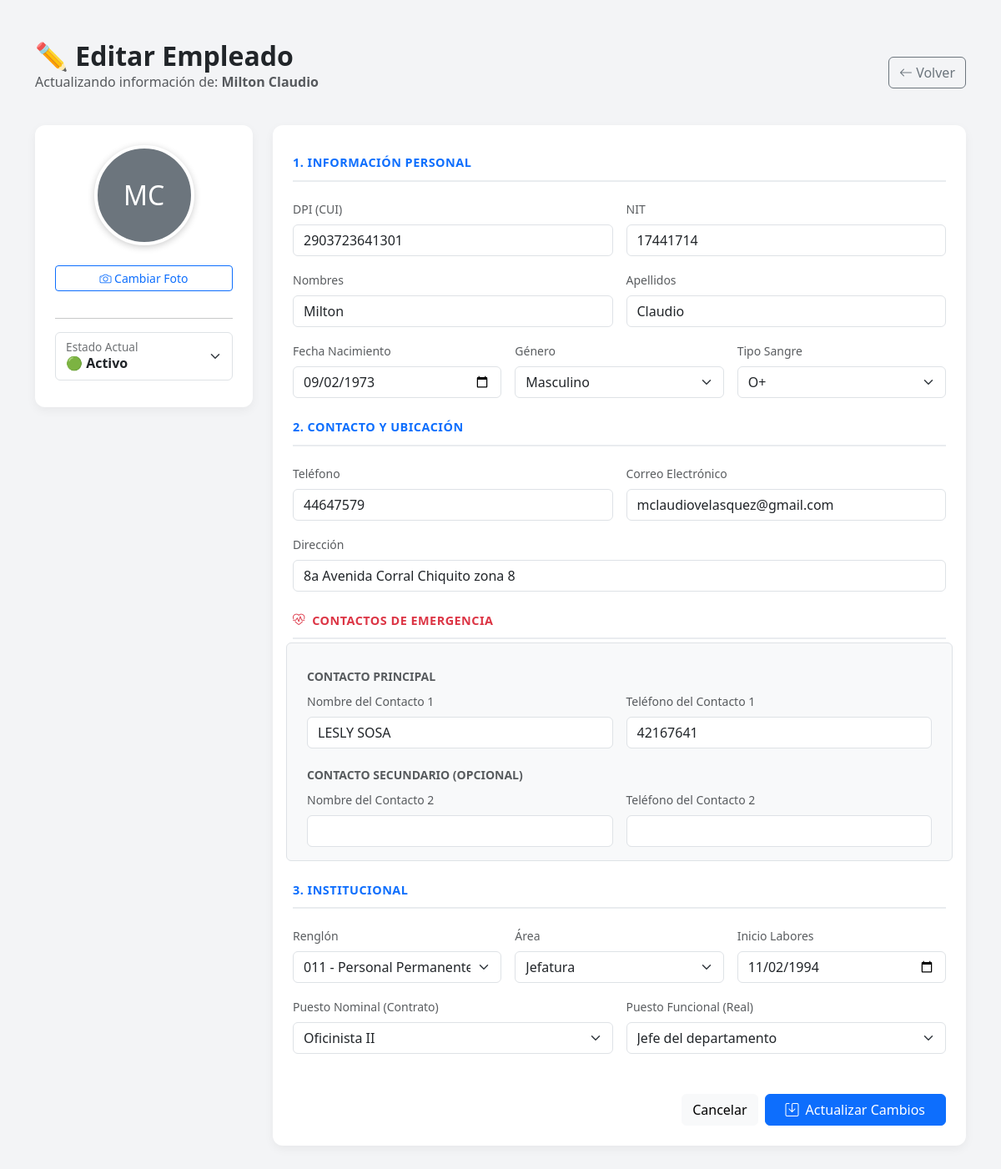
Screenshot of /editar_empleado.php?id=7 (signed in) with the database file from the repository.
### tables this page shows
CREATE TABLE `empleados` (
  `id` int(11) NOT NULL,
  `dpi` varchar(15) NOT NULL,
  `nit` varchar(15) DEFAULT NULL,
  `nombres` varchar(100) NOT NULL,
  `apellidos` varchar(100) NOT NULL,
  `fecha_nacimiento` date NOT NULL,
  `genero` enum('M','F') NOT NULL,
  `tipo_sangre` varchar(5) DEFAULT NULL,
  `telefono` varchar(20) NOT NULL,
  `correo_electronico` varchar(100) DEFAULT NULL,
  `direccion` text NOT NULL,
  `departamento` varchar(100) DEFAULT NULL,
  `municipio` varchar(100) DEFAULT NULL,
  `contacto_emergencia_nombre` varchar(100) DEFAULT NULL,
  `contacto_emergencia_telefono` varchar(20) DEFAULT NULL,
  `contacto_emergencia_nombre2` varchar(100) DEFAULT NULL,
  `contacto_emergencia_telefono2` varchar(100) DEFAULT NULL,
  `fecha_inicio_labores` date NOT NULL,
  `fecha_ultimo_ascenso` date DEFAULT NULL,
  `id_renglon` int(11) NOT NULL,
  `id_area` int(11) NOT NULL,
  `id_puesto_nominal` int(11) NOT NULL,
  `id_puesto_funcional` int(11) NOT NULL,
  `foto_perfil` varchar(255) DEFAULT NULL,
  `estado` enum('Activo','Suspendido','Vacaciones','Baja') DEFAULT 'Activo',
  `creado_por` varchar(50) DEFAULT NULL,
  `created_at` timestamp NOT NULL DEFAULT current_timestamp(),
  `updated_at` timestamp NOT NULL DEFAULT current_timestamp() ON UPDATE current_timestamp()
);

CREATE TABLE `catalogo_renglones` (
  `id` int(11) NOT NULL,
  `codigo` varchar(10) NOT NULL,
  `descripcion` varchar(100) NOT NULL
);

CREATE TABLE `catalogo_areas` (
  `id` int(11) NOT NULL,
  `nombre` varchar(100) NOT NULL,
  `descripcion` text DEFAULT NULL
);

CREATE TABLE `catalogo_puestos_nominales` (
  `id` int(11) NOT NULL,
  `codigo` varchar(20) DEFAULT NULL,
  `nombre` varchar(100) NOT NULL
);

CREATE TABLE `catalogo_cargos` (
  `id` int(11) NOT NULL,
  `nombre` varchar(100) NOT NULL
);

### editar_empleado.php (the view, shortened to what this page needs)
<?php
require_once 'config/db.php';
$id_empleado = $_GET['id'];
try {
    $stmt = $pdo->prepare("SELECT * FROM empleados WHERE id = ?");
    $stmt->execute([$id_empleado]);
    $emp = $stmt->fetch(PDO::FETCH_ASSOC);
    $renglones = $pdo->query("SELECT * FROM catalogo_renglones ORDER BY codigo ASC")->fetchAll();
    $areas = $pdo->query("SELECT * FROM catalogo_areas ORDER BY nombre ASC")->fetchAll();
    $cargos_nominales = $pdo->query("SELECT * FROM catalogo_puestos_nominales ORDER BY nombre ASC")->fetchAll();
    $cargos_funcionales = $pdo->query("SELECT * FROM catalogo_cargos ORDER BY nombre ASC")->fetchAll();
} catch (PDOException $e) {
    die("Error: " . $e->getMessage());
}
?>
<!DOCTYPE html>
<html lang="es">
<head>
    <link href="https://cdn.jsdelivr.net/npm/bootstrap@5.3.0/dist/css/bootstrap.min.css" rel="stylesheet">
    <link rel="stylesheet" href="https://cdn.jsdelivr.net/npm/bootstrap-icons@1.10.0/font/bootstrap-icons.css">
</head>
<body>
<div class="container py-5">
    <div class="d-flex justify-content-between align-items-center mb-4">
        <div>
            <h2 class="fw-bold text-dark mb-0">✏️ Editar Empleado</h2>
            <p class="text-muted">Actualizando información de: <strong><?= $emp['nombres'] ?> <?= $emp['apellidos'] ?></strong></p>
        </div>
        <a href="index.php" class="btn btn-outline-secondary"><i class="bi bi-arrow-left"></i> Volver</a>
    </div>
    <form action="actualizar_empleado.php" method="POST" enctype="multipart/form-data" class="needs-validation" novalidate>
        <div class="row">
            <div class="col-lg-3 mb-4">
                <div class="card p-4 text-center sticky-top" style="top: 20px; z-index: 1;">
                    <div class="mb-3 position-relative" id="contenedor-foto">
                        <?php if (!empty($emp['foto_perfil']) && file_exists("imagenes/perfiles/" . $emp['foto_perfil'])): ?>
                            <img src="imagenes/perfiles/<?= $emp['foto_perfil'] ?>" class="img-preview mb-2" id="previewImg">
                        <?php else: ?>
                            <div id="initialsAvatar" class="img-preview d-flex align-items-center justify-content-center bg-secondary text-white mx-auto mb-2" style="font-size: 2rem;">
                                <?= strtoupper(substr($emp['nombres'], 0, 1) . substr($emp['apellidos'], 0, 1)) ?>
                            </div>
                        <?php endif; ?>
                    </div>
                    <label class="btn btn-sm btn-outline-primary mb-3">
                        <i class="bi bi-camera"></i> Cambiar Foto
                    </label>
                    <hr>
                    <div class="form-floating mb-2">
                        <select class="form-select fw-bold" id="estado" name="estado" required>
                            <option value="Activo" <?= $emp['estado'] == 'Activo' ? 'selected' : '' ?>>🟢 Activo</option>
                        </select>
                        <label for="estado">Estado Actual</label>
                    </div>
                </div>
            </div>
            <div class="col-lg-9">
                <div class="card p-4">
                    <div class="section-title text-primary">1. Información Personal</div>
                    <div class="row g-3">
                        <div class="col-md-6">
                            <label class="form-label text-muted small">DPI (CUI)</label>
                            <input type="text" class="form-control" name="dpi" value="<?= $emp['dpi'] ?>" required pattern="\d{13}">
                        </div>
                        <div class="col-md-6">
                            <label class="form-label text-muted small">NIT</label>
                            <input type="text" class="form-control" name="nit" value="<?= $emp['nit'] ?>">
                        </div>
                        <div class="col-md-6">
                            <label class="form-label text-muted small">Nombres</label>
                            <input type="text" class="form-control" name="nombres" value="<?= $emp['nombres'] ?>" required>
                        </div>
                        <div class="col-md-6">
                            <label class="form-label text-muted small">Apellidos</label>
                            <input type="text" class="form-control" name="apellidos" value="<?= $emp['apellidos'] ?>" required>
                        </div>
                        <div class="col-md-4">
                            <label class="form-label text-muted small">Fecha Nacimiento</label>
                            <input type="date" class="form-control" name="fecha_nacimiento" value="<?= $emp['fecha_nacimiento'] ?>" required>
                        </div>
                        <div class="col-md-4">
                            <label class="form-label text-muted small">Género</label>
                            <select class="form-select" name="genero" required>
                                <option value="M" <?= $emp['genero'] == 'M' ? 'selected' : '' ?>>Masculino</option>
                            </select>
                        </div>
                        <div class="col-md-4">
                            <label class="form-label text-muted small">Tipo Sangre</label>
                            <select class="form-select" name="tipo_sangre">
                                <?php
                                $tipos = ['O+', 'O-', 'A+', 'A-', 'B+', 'B-', 'AB+', 'AB-'];
                                foreach($tipos as $t): ?>
                                    <option value="<?= $t ?>" <?= $emp['tipo_sangre'] == $t ? 'selected' : '' ?>><?= $t ?></option>
                                <?php endforeach; ?>
                            </select>
                        </div>
                    </div>
<div class="section-title text-primary mt-4">2. Contacto y Ubicación</div>
                    <div class="row g-3">
                        <div class="col-md-6">
                            <label class="form-label text-muted small">Teléfono</label>
                            <input type="tel" class="form-control" name="telefono" value="<?= $emp['telefono'] ?>" required>
                        </div>
                        <div class="col-md-6">
                            <label class="form-label text-muted small">Correo Electrónico</label>
                            <input type="email" class="form-control" name="correo_electronico" value="<?= $emp['correo_electronico'] ?>">
                        </div>
                        <div class="col-12">
                            <label class="form-label text-muted small">Dirección</label>
                            <input type="text" class="form-control" name="direccion" value="<?= $emp['direccion'] ?>" required>
                        </div>
                    </div>
                    <div class="section-title text-danger mt-4"><i class="bi bi-heart-pulse me-1"></i> Contactos de Emergencia</div>
                    <div class="row g-3 bg-light p-3 rounded border">
                        <div class="col-12 mb-0">
                            <h6 class="text-muted small text-uppercase fw-bold m-0">Contacto Principal</h6>
                        </div>
                        <div class="col-md-6 mt-2">
                            <label class="form-label text-muted small">Nombre del Contacto 1</label>
                            <input type="text" class="form-control" name="contacto_emergencia_nombre" value="<?= $emp['contacto_emergencia_nombre'] ?>">
                        </div>
                        <div class="col-md-6 mt-2">
                            <label class="form-label text-muted small">Teléfono del Contacto 1</label>
                            <input type="tel" class="form-control" name="contacto_emergencia_telefono" value="<?= $emp['contacto_emergencia_telefono'] ?>">
                        </div>
                        <div class="col-12 mt-4 mb-0">
                            <h6 class="text-muted small text-uppercase fw-bold m-0">Contacto Secundario (Opcional)</h6>
                        </div>
                        <div class="col-md-6 mt-2">
                            <label class="form-label text-muted small">Nombre del Contacto 2</label>
                            <input type="text" class="form-control" name="contacto_emergencia_nombre2" value="<?= $emp['contacto_emergencia_nombre2'] ?>">
                        </div>
                        <div class="col-md-6 mt-2">
                            <label class="form-label text-muted small">Teléfono del Contacto 2</label>
                            <input type="tel" class="form-control" name="contacto_emergencia_telefono2" value="<?= $emp['contacto_emergencia_telefono2'] ?>">
                        </div>
                    </div>
                    <div class="section-title text-primary mt-4">3. Institucional</div>
                    <div class="row g-3">
                        <div class="col-md-4">
                            <label class="form-label text-muted small">Renglón</label>
                            <select class="form-select" name="id_renglon" required>
                                <?php foreach($renglones as $r): ?>
                                    <option value="<?= $r['id'] ?>" <?= $emp['id_renglon'] == $r['id'] ? 'selected' : '' ?>>
                                        <?= $r['codigo'] ?> - <?= $r['descripcion'] ?>
                                    </option>
                                <?php endforeach; ?>
                            </select>
                        </div>
                        <div class="col-md-4">
                            <label class="form-label text-muted small">Área</label>
                            <select class="form-select" name="id_area" required>
                                <?php foreach($areas as $a): ?>
                                    <option value="<?= $a['id'] ?>" <?= $emp['id_area'] == $a['id'] ? 'selected' : '' ?>>
                                        <?= $a['nombre'] ?>
                                    </option>
                                <?php endforeach; ?>
                            </select>
                        </div>
                        <div class="col-md-4">
                            <label class="form-label text-muted small">Inicio Labores</label>
                            <input type="date" class="form-control" name="fecha_inicio_labores" value="<?= $emp['fecha_inicio_labores'] ?>" required>
                        </div>
                        <div class="col-md-6">
                            <label class="form-label text-muted small">Puesto Nominal (Contrato)</label>
                            <select class="form-select" name="id_puesto_nominal" required>
                                <?php foreach($cargos_nominales as $cn): ?>
                                    <option value="<?= $cn['id'] ?>" <?= $emp['id_puesto_nominal'] == $cn['id'] ? 'selected' : '' ?>>
                                        <?= $cn['nombre'] ?>
                                    </option>
                                <?php endforeach; ?>
                            </select>
                        </div>
                        <div class="col-md-6">
                            <label class="form-label text-muted small">Puesto Funcional (Real)</label>
                            <select class="form-select" name="id_puesto_funcional" required>
                                <?php foreach($cargos_funcionales as $cf): ?>
                                    <option value="<?= $cf['id'] ?>" <?= $emp['id_puesto_funcional'] == $cf['id'] ? 'selected' : '' ?>>
                                        <?= $cf['nombre'] ?>
                                    </option>
                                <?php endforeach; ?>
                            </select>
                        </div>
                    </div>
                    <div class="mt-5 d-flex justify-content-end gap-2">
                        <button type="button" class="btn btn-light" onclick="window.history.back()">Cancelar</button>
                        <button type="submit" class="btn btn-primary px-4"><i class="bi bi-save me-2"></i>Actualizar Cambios</button>
                    </div>
                </div>
            </div>
        </div>
    </form>
</div>
</body>
</html>

### editar_empleado.php (style rules this page uses)
body { background-color: #f3f4f6; font-family: 'Segoe UI', system-ui, sans-serif; }
.card { border: none; box-shadow: 0 4px 12px rgba(0,0,0,0.05); border-radius: 12px; }
.img-preview { width: 120px; height: 120px; object-fit: cover; border-radius: 50%; border: 4px solid #fff; box-shadow: 0 2px 8px rgba(0,0,0,0.2); }
.section-title { font-size: 0.9rem; font-weight: 700; text-transform: uppercase; color: #6c757d; letter-spacing: 0.5px; border-bottom: 2px solid #e9ecef; padding-bottom: 10px; margin-bottom: 20px; margin-top: 10px; }

### rows the page displays
empleados: nombres "Milton", apellidos "Claudio", nombres+apellidos "MC", estado "🟢 Activo", dpi "2903723641301", nit "17441714", fecha_nacimiento "09/02/1973", genero "Masculino", tipo_sangre "O+", telefono "44647579", correo_electronico "mclaudiovelasquez@gmail.com", direccion "8a Avenida Corral Chiquito zona 8", contacto_emergencia_nombre "LESLY SOSA", contacto_emergencia_telefono "42167641", id_renglon "011 - Personal Permanente", id_area "Jefatura", fecha_inicio_labores "11/02/1994", id_puesto_nominal "Oficinista II", id_puesto_funcional "Jefe del departamento"
